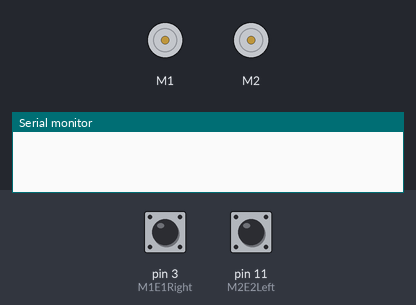
Recording of a sketch running on a simulated Arduino Uno, built with avr-gcc and run on an emulated ATmega328P. Shown: 2 × DC motor (green arrow = forward, orange = backward, longer = faster), the last lines printed to the serial monitor. The inputs (shaded band) are chosen by the test bench; at power-on: pin 3 (M1E1Right) HIGH, pin 11 (M2E2Left) HIGH.

Above: at 0.1 s.
At 5.1 s:
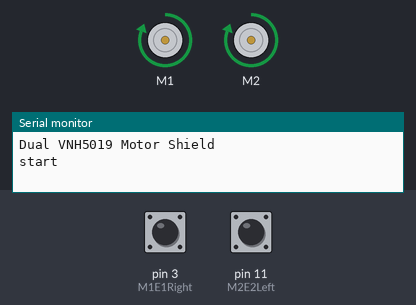
At 66.1 s:
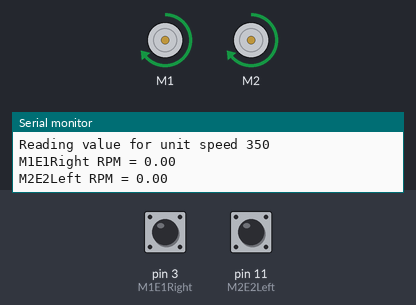
At 127.1 s:
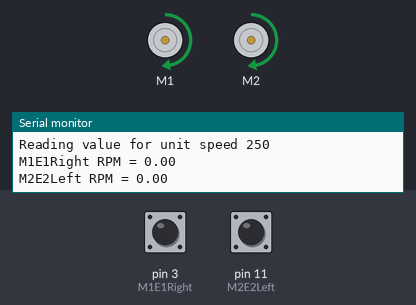
Timing chart, 0 to 128.6 s (numbered marks = the images above):
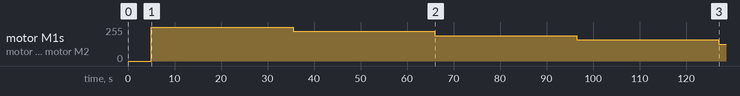

The sketch:

encoder_step_unit_rpm_test_without_excel.ino
```cpp
#include "DualVNH5019MotorShield.h"
#include "EnableInterrupt.h"

#define M1E1Right 3
#define M2E2Left 11

DualVNH5019MotorShield md;

volatile unsigned int E1Pos = 0;
volatile unsigned int E2Pos = 0;

void setup() {
  pinMode(M1E1Right, INPUT);
  digitalWrite(M1E1Right, HIGH);       // turn on pull-up resistor
  pinMode(M2E2Left, INPUT);
  digitalWrite(M2E2Left, HIGH);       // turn on pull-up resistor
  delay(5000);
  enableInterrupt(M1E1Right, E1, RISING);
  enableInterrupt(M2E2Left, E2, RISING);
  Serial.begin(9600);
  Serial.println("Dual VNH5019 Motor Shield");
  md.init();
  Serial.println("start");                // a personal quirk
}
void loop() {
  int unit = 450;
  while (unit > 0)
  {
    unit = unit - 50;
    results(unit);
  }
}

void results(int unit) {
  for (int i = 1; i <= 30; i++)
   {
    md.setM1Speed(unit);
    md.setM2Speed(unit);
    delay(1000);
    Serial.println(i);
    Serial.print("Reading value for unit speed ");
    Serial.println(unit);
    Serial.print("M1E1Right RPM = ");
    Serial.println(E1Pos/562.25 * 60);
    Serial.print("M2E2Left RPM = ");
    Serial.println(E2Pos/562.25 * 60);
    E1Pos = 0;
    E2Pos = 0;
   }
}
void E1() {
  /* If pinA and pinB are both high or both low, it is spinning
     forward. If they're different, it's going backward.

     For more information on speeding up this process, see
     [Reference/PortManipulation], specifically the PIND register.
  */
  E1Pos++;
}

void E2() {
  /* If pinA and pinB are both high or both low, it is spinning
     forward. If they're different, it's going backward.

     For more information on speeding up this process, see
     [Reference/PortManipulation], specifically the PIND register.
  */
  E2Pos++;
}
```

Measured:
- by itself, motor M1, motor M2: stopped → forward 255/255 at 5.0 s, → forward 223/255 30.5 s later, → forward 191/255 30.5 s later, → forward 159/255 30.5 s later, … (5 changes in this stretch)
